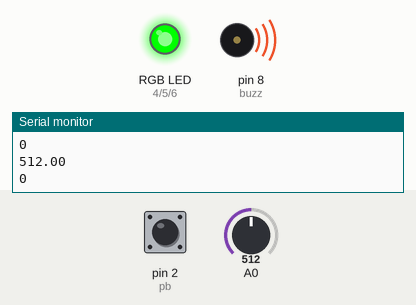
Recording of a sketch running on a simulated Arduino Uno, built with avr-gcc and run on an emulated ATmega328P. On the bench: an RGB LED mixed from three pins (HIGH = lit), buzzer (waves = sounding), the last lines printed to the serial monitor. Inputs (shaded band) come from the test bench; at power-on: A0 = 512, pin 2 (pb) HIGH.

Above: at 7.6 s.
7.7 s: A0 set to 583
15.3 s: A0 set to 609
At 21.8 s:
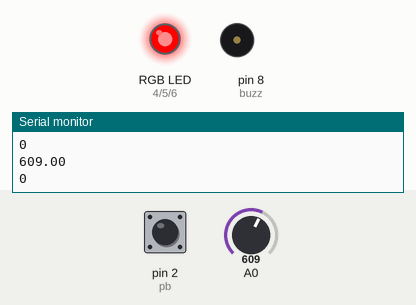
22.9 s: pin 2 (pb) pulled LOW for 3 s
At 23.9 s:
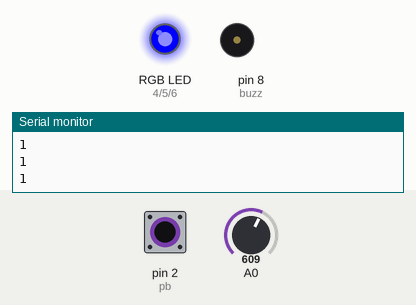
Timing chart, 0 to 25.9 s (numbered marks = the images above; inputs shaded):
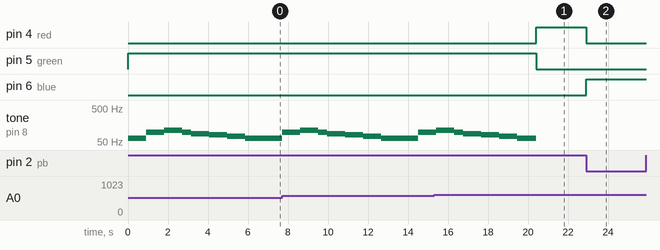

Measured:
- the behaviour switches between 600 and 601 on A0 (found by bisection; images 0 and 1)
- after the input at 15.3 s, pin 4 (red): LOW → HIGH after 5.1 s; pin 5 (green): HIGH → LOW after 5.1 s
- after the input at 22.9 s, pin 4 (red): HIGH → LOW at once; pin 6 (blue): LOW → HIGH at once
- by itself, tone on pin 8 (buzz): plays 65 Hz for 0.90 s, 98 Hz for 0.90 s, 110 Hz for 0.90 s, 98 Hz for 0.45 s, 87 Hz for 0.90 s, 82 Hz for 0.90 s … (8 notes in this stretch)

The sketch:

ArduinoWorkshop.ino
```cpp
const byte pb = 2;//INPUT_PULLUP
const byte red = 4;//OUTPUT
const byte blue = 6;//OUTPUT
const byte green = 5;//OUTPUT
const byte buzz = 8;//OUTPUT


//Hz to music Notes
const float c = 65.4;
const float d = 73.4;
const float e = 82.4;
const float f = 87.3;
const float g = 98;
const float a = 110;
const float b = 123.5;
const float hc = 130.8;

volatile bool Stop = false;
float bright = 0.0;

void setup()
{

  //Set pinmodes for pins above
  pinMode(pb, INPUT_PULLUP);
  pinMode(red, OUTPUT);
  pinMode(blue, OUTPUT);
  pinMode(green, OUTPUT);
  pinMode(buzz , OUTPUT);

  //Create Interrupt
  attachInterrupt(digitalPinToInterrupt(pb),pb_isr, FALLING);

  Serial.begin(9600);
}

void loop() {
  //Check signal coming from LDR
  bright = analogRead(A0);
  Serial.println(bright);
  Serial.println(Stop);
  //Call Buzzing or lighting function
  buzzing();
  //lighting();
  delay(500);
}

//Interrupt
void pb_isr(){
  Stop = !Stop;
}

//A function to turn on an LED when the LDR is dark
void lighting(){
  //If stop is true make RGB LED blue and dont light up LED
  if(Stop == true){
    //While loop to run when circuit is stopped making RGB LED blue and LED not light up
    while(Stop == true){
       digitalWrite(buzz, LOW);
       digitalWrite(green, LOW);
       digitalWrite(red, LOW);
       digitalWrite(blue, HIGH);
       Serial.println(Stop);
       if(Stop==false){
        break;
       }
       delay(450);
    }
  }
  //If LDR is bright make RGB LED red and light up LED
  if(bright > 600){

      digitalWrite(buzz, LOW);
      digitalWrite(green, LOW);
      digitalWrite(red, HIGH);
      digitalWrite(blue, LOW);

      return;
    }

    //otherwise (No else) make LED Green and LED bright.
    digitalWrite(green, HIGH);
    digitalWrite(red, LOW);
    digitalWrite(blue, LOW);
    digitalWrite(buzz, HIGH);
    delay(450);
}

void buzzing(){
  //Set number of notes for tune
  uint8_t numNotes = 14;
  //Create Tune
  char notes[numNotes] = {c,c,g,g,a,a,g,f,f,e,e,d,d,c};
  //For loop running for the number of notes in the tune
  for(int i = 0; i<numNotes;i++){
    //If statement to check if circuit should be stopped
    if(Stop == true){
      //While loop to run when circuit is stopped making RGB LED blue and buzzer not buzz
      while(Stop == true){
        noTone(buzz);
        digitalWrite(green, LOW);
        digitalWrite(red, LOW);
        digitalWrite(blue, HIGH);
        Serial.println(Stop);
        //Check if circuit has been started again and leave the while loop
        if(Stop==false){
          break;
          return;
        }
        delay(450);
      }
    }
    //If statement to check brightness from LDR, if over a certain amount dont play tune and make RGB LED red
    if(bright > 600){
      noTone(buzz);
      digitalWrite(green, LOW);
      digitalWrite(red, HIGH);
      digitalWrite(blue, LOW);
      break;
      return;
    }
    //The default to make RGB LED green and play the tune
    digitalWrite(green, HIGH);
    digitalWrite(red, LOW);
    digitalWrite(blue, LOW);
    tone(buzz, notes[i]);
    delay(450);
  }
}
```
